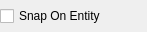
<?xml version="1.0" encoding="UTF-8"?>
<ui version="4.0">
 <class>LC_InfoDistPointToEntityOptionsWidget</class>
 <widget class="QWidget" name="LC_InfoDistPointToEntityOptionsWidget">
  <property name="geometry">
   <rect>
    <x>0</x>
    <y>0</y>
    <width>147</width>
    <height>32</height>
   </rect>
  </property>
  <property name="windowTitle">
   <string>Form</string>
  </property>
  <layout class="QGridLayout" name="gridLayout">
   <property name="leftMargin">
    <number>0</number>
   </property>
   <property name="topMargin">
    <number>1</number>
   </property>
   <property name="rightMargin">
    <number>0</number>
   </property>
   <property name="bottomMargin">
    <number>1</number>
   </property>
   <item row="0" column="0">
    <widget class="QCheckBox" name="cbOnEntity">
     <property name="toolTip">
      <string>If checked, the point will be always inside selected entity</string>
     </property>
     <property name="text">
      <string>Snap On Entity</string>
     </property>
    </widget>
   </item>
  </layout>
 </widget>
 <resources/>
 <connections/>
</ui>
